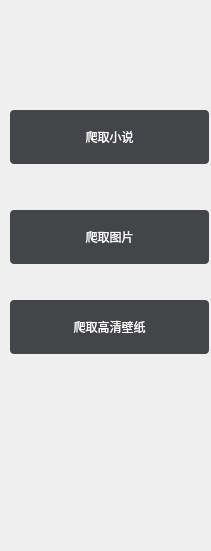
    <widget class="QWidget" name="toolBoxPage3">
     <property name="geometry">
      <rect>
       <x>0</x>
       <y>0</y>
       <width>211</width>
       <height>551</height>
      </rect>
     </property>
     <property name="toolTip">
      <string>&lt;html&gt;&lt;head/&gt;&lt;body&gt;&lt;p&gt;&lt;br/&gt;&lt;/p&gt;&lt;/body&gt;&lt;/html&gt;</string>
     </property>
     <property name="toolTipDuration">
      <number>-1</number>
     </property>
     <property name="statusTip">
      <string/>
     </property>
     <property name="accessibleName">
      <string>12</string>
     </property>
     <property name="styleSheet">
      <string notr="true"/>
     </property>
     <attribute name="label">
      <string>小说、图片、壁纸</string>
     </attribute>
     <widget class="QPushButton" name="btn_select_novel">
      <property name="geometry">
       <rect>
        <x>10</x>
        <y>110</y>
        <width>199</width>
        <height>54</height>
       </rect>
      </property>
      <property name="sizePolicy">
       <sizepolicy hsizetype="Minimum" vsizetype="Preferred">
        <horstretch>0</horstretch>
        <verstretch>0</verstretch>
       </sizepolicy>
      </property>
      <property name="minimumSize">
       <size>
        <width>199</width>
        <height>54</height>
       </size>
      </property>
      <property name="maximumSize">
       <size>
        <width>199</width>
        <height>54</height>
       </size>
      </property>
      <property name="styleSheet">
       <string notr="true">QPushButton{
		border-radius: 4px;
		border: none;
		width: 75px;
		height: 25px;
}
QPushButton:enabled {
        background: rgb(68, 69, 73);
        color: white;
}
QPushButton:!enabled {
        background: rgb(100, 100, 100);
        color: rgb(200, 200, 200);
}
QPushButton:enabled:hover{
        background: rgb(85, 85, 85);
}
QPushButton:enabled:pressed{
        background: rgb(150, 80, 80);
}

QPushButton#blueButton {
        color: white;
}
QPushButton#blueButton:enabled {
        background: rgb(0, 165, 235);
        color: white;
}
QPushButton#blueButton:!enabled {
        background: gray;
        color: rgb(200, 200, 200);
}
QPushButton#blueButton:enabled:hover {
        background: rgb(0, 180, 255);
}
QPushButton#blueButton:enabled:pressed {
        background: rgb(0, 140, 215);
}

QPushButton#selectButton {
        border: none;
        border-radius: none;
        border-left: 1px solid rgb(100, 100, 100);
        image: url(:/Black/scan);
        background: transparent;
        color: white;
}
QPushButton#selectButton:enabled:hover{
        background: rgb(85, 85, 85);
}
QPushButton#selectButton:enabled:pressed{
        background: rgb(80, 80, 80);
}

QPushButton#linkButton {
        background: transparent;
        color: rgb(0, 160, 230);
        text-align:left;
}
QPushButton#linkButton:hover {
        color: rgb(20, 185, 255);
        text-decoration: underline;
}
QPushButton#linkButton:pressed {
        color: rgb(0, 160, 230);
}

QPushButton#transparentButton {
        background: transparent;
}

</string>
      </property>
      <property name="text">
       <string>爬取小说</string>
      </property>
     </widget>
     <widget class="QPushButton" name="btn_select_picture">
      <property name="geometry">
       <rect>
        <x>10</x>
        <y>210</y>
        <width>199</width>
        <height>54</height>
       </rect>
      </property>
      <property name="sizePolicy">
       <sizepolicy hsizetype="Minimum" vsizetype="Preferred">
        <horstretch>0</horstretch>
        <verstretch>0</verstretch>
       </sizepolicy>
      </property>
      <property name="minimumSize">
       <size>
        <width>199</width>
        <height>54</height>
       </size>
      </property>
      <property name="maximumSize">
       <size>
        <width>199</width>
        <height>54</height>
       </size>
      </property>
      <property name="styleSheet">
       <string notr="true">QPushButton{
		border-radius: 4px;
		border: none;
		width: 75px;
		height: 25px;
}
QPushButton:enabled {
        background: rgb(68, 69, 73);
        color: white;
}
QPushButton:!enabled {
        background: rgb(100, 100, 100);
        color: rgb(200, 200, 200);
}
QPushButton:enabled:hover{
        background: rgb(85, 85, 85);
}
QPushButton:enabled:pressed{
        background: rgb(150, 80, 80);
}

QPushButton#blueButton {
        color: white;
}
QPushButton#blueButton:enabled {
        background: rgb(0, 165, 235);
        color: white;
}
QPushButton#blueButton:!enabled {
        background: gray;
        color: rgb(200, 200, 200);
}
QPushButton#blueButton:enabled:hover {
        background: rgb(0, 180, 255);
}
QPushButton#blueButton:enabled:pressed {
        background: rgb(0, 140, 215);
}

QPushButton#selectButton {
        border: none;
        border-radius: none;
        border-left: 1px solid rgb(100, 100, 100);
        image: url(:/Black/scan);
        background: transparent;
        color: white;
}
QPushButton#selectButton:enabled:hover{
        background: rgb(85, 85, 85);
}
QPushButton#selectButton:enabled:pressed{
        background: rgb(80, 80, 80);
}

QPushButton#linkButton {
        background: transparent;
        color: rgb(0, 160, 230);
        text-align:left;
}
QPushButton#linkButton:hover {
        color: rgb(20, 185, 255);
        text-decoration: underline;
}
QPushButton#linkButton:pressed {
        color: rgb(0, 160, 230);
}

QPushButton#transparentButton {
        background: transparent;
}

</string>
      </property>
      <property name="text">
       <string>爬取图片</string>
      </property>
     </widget>
     <widget class="QPushButton" name="btn_select_HD_picture">
      <property name="geometry">
       <rect>
        <x>10</x>
        <y>300</y>
        <width>199</width>
        <height>54</height>
       </rect>
      </property>
      <property name="sizePolicy">
       <sizepolicy hsizetype="Minimum" vsizetype="Preferred">
        <horstretch>0</horstretch>
        <verstretch>0</verstretch>
       </sizepolicy>
      </property>
      <property name="minimumSize">
       <size>
        <width>199</width>
        <height>54</height>
       </size>
      </property>
      <property name="maximumSize">
       <size>
        <width>199</width>
        <height>54</height>
       </size>
      </property>
      <property name="styleSheet">
       <string notr="true">QPushButton{
		border-radius: 4px;
		border: none;
		width: 75px;
		height: 25px;
}
QPushButton:enabled {
        background: rgb(68, 69, 73);
        color: white;
}
QPushButton:!enabled {
        background: rgb(100, 100, 100);
        color: rgb(200, 200, 200);
}
QPushButton:enabled:hover{
        background: rgb(85, 85, 85);
}
QPushButton:enabled:pressed{
        background: rgb(150, 80, 80);
}

QPushButton#blueButton {
        color: white;
}
QPushButton#blueButton:enabled {
        background: rgb(0, 165, 235);
        color: white;
}
QPushButton#blueButton:!enabled {
        background: gray;
        color: rgb(200, 200, 200);
}
QPushButton#blueButton:enabled:hover {
        background: rgb(0, 180, 255);
}
QPushButton#blueButton:enabled:pressed {
        background: rgb(0, 140, 215);
}

QPushButton#selectButton {
        border: none;
        border-radius: none;
        border-left: 1px solid rgb(100, 100, 100);
        image: url(:/Black/scan);
        background: transparent;
        color: white;
}
QPushButton#selectButton:enabled:hover{
        background: rgb(85, 85, 85);
}
QPushButton#selectButton:enabled:pressed{
        background: rgb(80, 80, 80);
}

QPushButton#linkButton {
        background: transparent;
        color: rgb(0, 160, 230);
        text-align:left;
}
QPushButton#linkButton:hover {
        color: rgb(20, 185, 255);
        text-decoration: underline;
}
QPushButton#linkButton:pressed {
        color: rgb(0, 160, 230);
}

QPushButton#transparentButton {
        background: transparent;
}

</string>
      </property>
      <property name="text">
       <string>爬取高清壁纸</string>
      </property>
     </widget>
    </widget>
